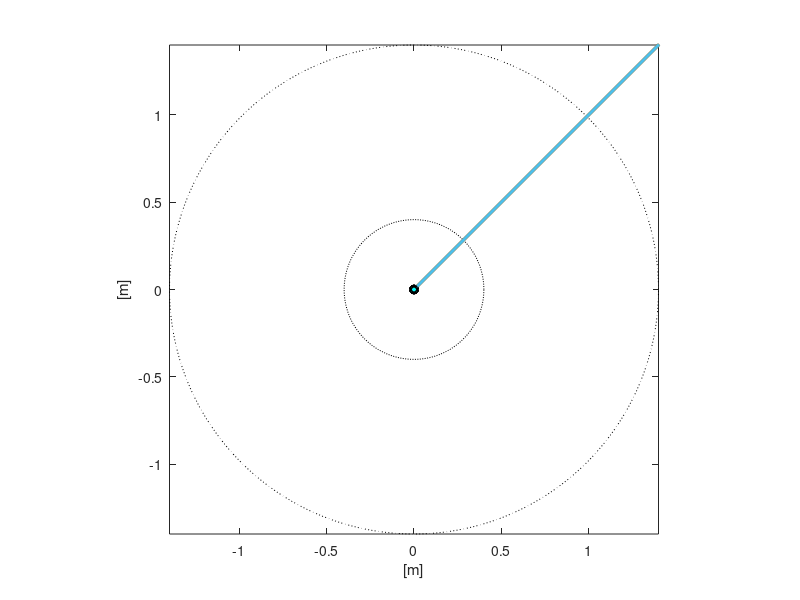

Recreate this plot in MATLAB.
% Robot parameters
L1 = 0.9; % Length of link 1
L2 = 0.5; % Length of link 2
L= L1+L2;

% Input initial position
Xi = input('Enter initial X position: ');
Yi = input('Enter initial Y position: ');

% Input final position-0.31.3
Xf = input('Enter final X position: ');
Yf = input('Enter final Y position: ');

% Set up trajectory
N = input('Enter the number of divisions for the trajectory: ');
Qx = zeros(N+1, 1);
Qy = zeros(N+1, 1);

% Change in X and Y for trajectory
dX = (Xf - Xi) / N;
dY = (Yf - Yi) / N;

Qx(1) = Xi;
Qy(1) = Yi;
for i= 2:N+1
    Qx(i) = Qx(i-1)+dX;
    Qy(i) = Qy(i-1)+dY;
end
Q= [Qx, Qy];

% Inverse kinematics part
Rad2Ang = 180/pi();
Phi = zeros(N+1,1);
Theta1 = zeros(N+1,1);
Theta2 = zeros(N+1,1);

for i = 1:N+1
    b = sqrt(Qx(i)^2+Qy(i)^2);
    alpha =  acos((b^2+L1^2-L2^2)/(2*b*L1));
    beta =   acos((L1^2+L2^2-b^2)/(2*L1*L2));

    Phi(i) = atan(Qy(i)/Qx(i));
    Theta1(i) = Phi(i)-alpha;
    Theta2(i) = pi()-beta;
end

%forward kinmatics part
Theta = Theta1+Theta2;
X0 = zeros(N+1,1);
Y0 = zeros(N+1,1);
X1 = zeros(N+1,1);
Y1 = zeros(N+1,1);
X = zeros(N+1,1);
Y = zeros(N+1,1);

for i = 1:N+1
    X1(i) = L1*cos(Theta1(i));
    Y1(i) = L1*sin(Theta1(i)); 
    X(i) = X1(i)+L2*cos(Theta(i));
    Y(i) = Y1(i)+L2*sin(Theta(i));
end 

% Plotting part
figure(1)
hold on;
th = linspace(0,2*pi,360);
R = [abs(L2-L1),L];

%Plot working envelop
for j=1:2
    xa = R(j)*cos(th);
    ya = R(j)*sin(th);
    plot(xa,ya,':k');
end

%graph setting
box on;
xlabel('[m]');
ylabel('[m]');
axis equal;
axis([-L L -L L]);


% plot trajectory
for i=1:N+1
   plot(Qx(1:i),Qy(1:i),'-r','LineWidth',1.5);
   
   %arm setting
   A = [X0(i);Y0(i)];
   B = [X1(i);Y1(i)];
   C = [X(i);Y(i)];
   
   if Qx(i) < 0
       Arm = [-A,-B,-C];
   else
        Arm = [A,B,C];
   end
   
   plot(Arm(1,:),Arm(2,:),'-o','LineWidth',2,...
       'MarkerEdgeColor','k','MarkerFaceColor','c','MarkerSize',5);
   pause(2);
   
   
end
